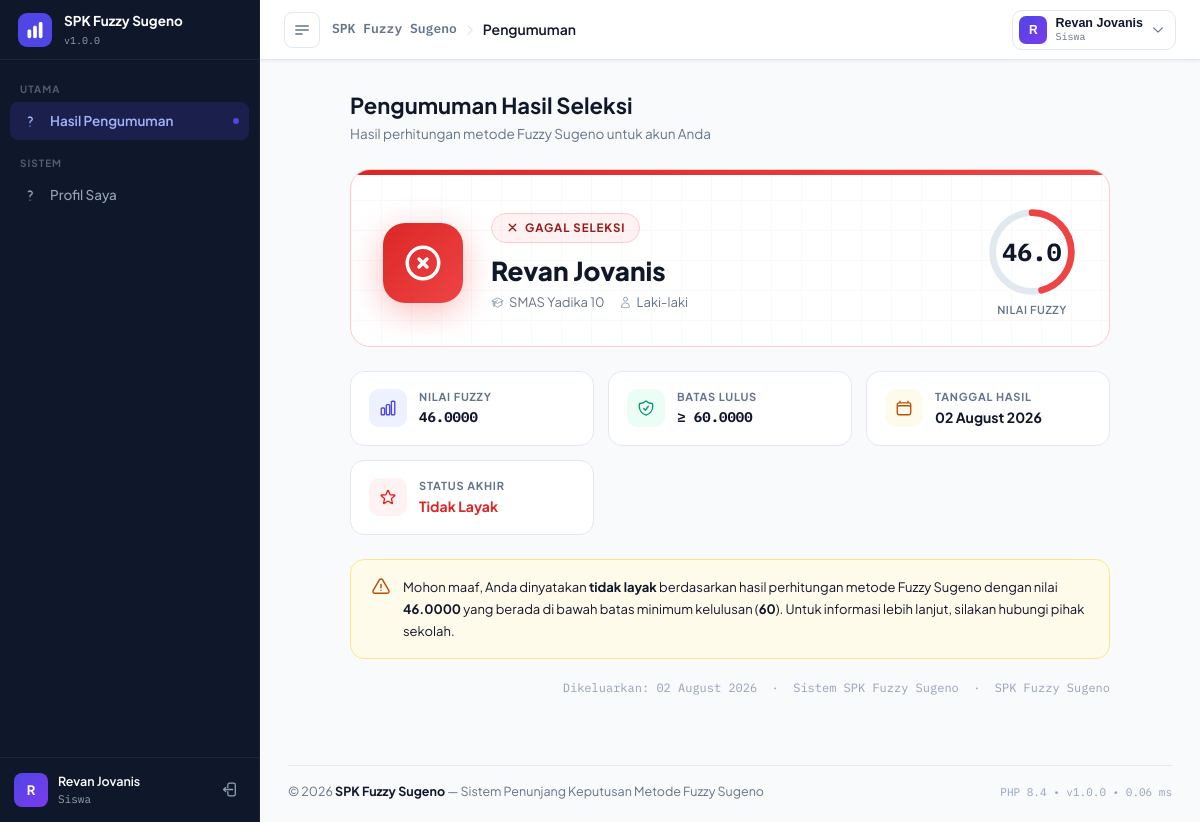
Page /app.php?page=pengumuman (signed in) on the committed database.
### tables this page shows
CREATE TABLE `hasil_perhitungan` (
  `id_hasil` bigint(100) NOT NULL,
  `id_siswa` int(11) NOT NULL,
  `nilai_defuzzifikasi` float NOT NULL,
  `kategori` varchar(100) NOT NULL,
  `tanggal_hitung` timestamp NOT NULL DEFAULT current_timestamp(),
  `id_user` int(11) DEFAULT NULL
);

CREATE TABLE `siswa` (
  `id_siswa` int(11) NOT NULL,
  `name` varchar(250) DEFAULT NULL,
  `email` varchar(100) DEFAULT NULL,
  `asal_sekolah` varchar(255) DEFAULT NULL,
  `jenis_kelamin` enum('L','P') NOT NULL,
  `tinggi_badan` int(11) DEFAULT NULL,
  `berat_badan` int(11) DEFAULT NULL
);

### pages/Pengumuman.php (the view, shortened to what this page needs)
<?php
require_once __DIR__ . '/../config/DBConfig.php';
$userEmail = $currentUser['email'] ?? 'Tidak Berhasil ambil email';
$stmt = $conn->prepare("
  SELECT hp.*, s.name AS name_siswa, s.asal_sekolah, s.jenis_kelamin
    FROM hasil_perhitungan hp
    JOIN siswa s ON s.id_siswa = hp.id_siswa
    WHERE s.email = :user_email LIMIT 1
");
$stmt->execute([':user_email' => $userEmail]);
$hasil = $stmt->fetch(PDO::FETCH_ASSOC);
$belumAda = empty($hasil);
if (!$belumAda) {
  $nilaiFuzzy = (float) $hasil['nilai_defuzzifikasi'];
  $isLulus = $nilaiFuzzy >= THRESHOLD_LULUS;
  $namaLengkap = htmlspecialchars($hasil['name_siswa']);
  $asalSekolah = htmlspecialchars($hasil['asal_sekolah']);
  $jenisKelamin = $hasil['jenis_kelamin'] === 'L' ? 'Laki-laki' : 'Perempuan';
  $tanggal = date('d F Y', strtotime($hasil['tanggal_hitung']));
}
?>
<div class="pengumuman-wrapper">
  <div class="page-header anim-1">
    <div>
      <h1 class="page-title">Pengumuman Hasil Seleksi</h1>
      <p class="page-subtitle">Hasil perhitungan metode Fuzzy Sugeno untuk akun Anda</p>
    </div>
  </div>
  <?php if ($belumAda): ?>
    <div class="result-hero is-pending anim-1">
      <div class="result-hero-accent"></div>
      <div class="pending-body">
        <svg xmlns="http://www.w3.org/2000/svg" fill="none" viewBox="0 0 24 24" stroke-width="1.5" stroke="currentColor">
          <path stroke-linecap="round" stroke-linejoin="round" d="M12 6v6h4.5m4.5 0a9 9 0 1 1-18 0 9 9 0 0 1 18 0Z" />
        </svg>
        <p class="pending-title">Hasil Belum Tersedia</p>
        <p class="pending-desc">
          Proses perhitungan seleksi untuk akun Anda belum selesai dilakukan.<br>
          Silakan hubungi administrator untuk informasi lebih lanjut.
        </p>
      </div>
    </div>
  <?php else: ?>
    <div class="result-hero <?= $isLulus ? 'is-lulus' : 'is-gagal' ?> anim-1">
      <div class="result-hero-accent"></div>
      <div class="result-hero-bg"></div>
      <div class="result-hero-body">
        <div class="result-icon-wrap">
          <?php if ($isLulus): ?>
            <svg xmlns="http://www.w3.org/2000/svg" fill="none" viewBox="0 0 24 24" stroke-width="2" stroke="currentColor">
              <path stroke-linecap="round" stroke-linejoin="round"
                d="M9 12.75 11.25 15 15 9.75M21 12a9 9 0 1 1-18 0 9 9 0 0 1 18 0Z" />
            </svg>
          <?php else: ?>
            <svg xmlns="http://www.w3.org/2000/svg" fill="none" viewBox="0 0 24 24" stroke-width="2" stroke="currentColor">
              <path stroke-linecap="round" stroke-linejoin="round"
                d="m9.75 9.75 4.5 4.5m0-4.5-4.5 4.5M21 12a9 9 0 1 1-18 0 9 9 0 0 1 18 0Z" />
            </svg>
          <?php endif; ?>
        </div>
        <div class="result-hero-text">
          <div class="result-status-badge">
            <?php if ($isLulus): ?>
              <svg xmlns="http://www.w3.org/2000/svg" fill="none" viewBox="0 0 24 24" stroke-width="2.5"
                stroke="currentColor">
                <path stroke-linecap="round" stroke-linejoin="round" d="m4.5 12.75 6 6 9-13.5" />
              </svg>
              LULUS SELEKSI
            <?php else: ?>
              <svg xmlns="http://www.w3.org/2000/svg" fill="none" viewBox="0 0 24 24" stroke-width="2.5"
                stroke="currentColor">
                <path stroke-linecap="round" stroke-linejoin="round" d="M6 18 18 6M6 6l12 12" />
              </svg>
              GAGAL SELEKSI
            <?php endif; ?>
          </div>
          <h2 class="result-hero-name"><?= $namaLengkap ?></h2>
          <div class="result-hero-meta">
            <span>
              <?= $asalSekolah ?>
            </span>
            <span>
              <?= $jenisKelamin ?>
            </span>
          </div>
        </div>
        <div class="result-score-wrap result-score-ring" id="scoreRingWrap">
          <?php
          $pct = min(100, max(0, $nilaiFuzzy));
          $circumf = 220;
          $dashOffset = $circumf - ($circumf * $pct / 100);
          ?>
          <svg class="score-ring-svg" viewBox="0 0 80 80">
            <circle class="score-ring-bg" cx="40" cy="40" r="35" />
            <circle class="score-ring-fill" cx="40" cy="40" r="35"
              style="--dash-offset: <?= $dashOffset ?>; stroke-dashoffset: <?= $circumf ?>;" id="scoreRingFill" />
            <text class="score-number" x="40" y="40"
              style="transform: rotate(90deg); transform-origin: 40px 40px; fill: var(--text);">
              <?= number_format($nilaiFuzzy, 1) ?>
            </text>
          </svg>
          <span class="score-label">Nilai Fuzzy</span>
        </div>
      </div>
    </div>
    <div class="info-row anim-2">
      <div class="info-chip">
        <div class="info-chip-icon">
        </div>
        <div>
          <div class="info-chip-label">Nilai Fuzzy</div>
          <div class="info-chip-value" style="font-family:'IBM Plex Mono',monospace;">
            <?= number_format($nilaiFuzzy, 4) ?>
          </div>
        </div>
      </div>
      <div class="info-chip">
        <div class="info-chip-icon" style="background:#ecfdf5; color:#059669;">
        </div>
        <div>
          <div class="info-chip-label">Batas Lulus</div>
          <div class="info-chip-value" style="font-family:'IBM Plex Mono',monospace;">
            ≥ <?= THRESHOLD_LULUS ?>.0000
          </div>
        </div>
      </div>
      <div class="info-chip">
        <div class="info-chip-icon" style="background:#fffbeb; color:#b45309;">
        </div>
        <div>
          <div class="info-chip-label">Tanggal Hasil</div>
          <div class="info-chip-value"><?= $tanggal ?></div>
        </div>
      </div>
      <div class="info-chip">
        <div class="info-chip-icon"
          style="background:<?= $isLulus ? '#ecfdf5; color:#059669' : '#fef2f2; color:#dc2626' ?>;">
        </div>
        <div>
          <div class="info-chip-label">Status Akhir</div>
          <div class="info-chip-value" style="color: <?= $isLulus ? '#059669' : '#dc2626' ?>;">
            <?= $isLulus ? 'Layak' : 'Tidak Layak' ?>
          </div>
        </div>
      </div>
    </div>
    <div class="notice-card <?= $isLulus ? 'is-lulus-notice' : '' ?> anim-4">
      <?php if ($isLulus): ?>
        <svg xmlns="http://www.w3.org/2000/svg" fill="none" viewBox="0 0 24 24" stroke-width="1.8" stroke="currentColor">
          <path stroke-linecap="round" stroke-linejoin="round"
            d="M11.48 3.499a.562.562 0 0 1 1.04 0l2.125 5.111a.563.563 0 0 0 .475.345l5.518.442c.499.04.701.663.321.988l-4.204 3.602a.563.563 0 0 0-.182.557l1.285 5.385a.562.562 0 0 1-.84.61l-4.725-2.885a.562.562 0 0 0-.586 0L6.982 20.54a.562.562 0 0 1-.84-.61l1.285-5.386a.562.562 0 0 0-.182-.557l-4.204-3.602a.562.562 0 0 1 .321-.988l5.518-.442a.563.563 0 0 0 .475-.345L11.48 3.5Z" />
        </svg>
        <div class="notice-card-text">
          <strong>Selamat!</strong> Anda dinyatakan <strong>layak</strong> berdasarkan hasil
          perhitungan metode Fuzzy Sugeno dengan nilai <strong><?= number_format($nilaiFuzzy, 4) ?></strong>
          yang melampaui batas minimum kelulusan (<strong><?= THRESHOLD_LULUS ?></strong>).
          Harap menunggu informasi lebih lanjut dari pihak sekolah.
        </div>
      <?php else: ?>
        <div class="notice-card-text">
          Mohon maaf, Anda dinyatakan <strong>tidak layak</strong> berdasarkan hasil
          perhitungan metode Fuzzy Sugeno dengan nilai <strong><?= number_format($nilaiFuzzy, 4) ?></strong>
          yang berada di bawah batas minimum kelulusan (<strong><?= THRESHOLD_LULUS ?></strong>).
          Untuk informasi lebih lanjut, silakan hubungi pihak sekolah.
        </div>
      <?php endif; ?>
    </div>
    <p class="date-stamp">
      Dikeluarkan: <?= $tanggal ?> &nbsp;·&nbsp;
      Sistem SPK Fuzzy Sugeno &nbsp;·&nbsp;
      <?= htmlspecialchars(APP_NAME ?? 'SPK') ?>
    </p>
  <?php endif; ?>
</div>

### assets/app.css (style rules this page uses)
*, *::before, *::after { box-sizing: border-box; margin: 0; padding: 0; }
:root { --primary: #4f46e5; --primary-hover: #4338ca; --primary-light: #eef2ff; --primary-glow: rgba(79, 70, 229, 0.15); --bg: #f8fafc; --surface: #ffffff; --surface-2: #f1f5f9; --border: #e2e8f0; --border-focus: #a5b4fc; --text: #0f172a; --text-muted: #64748b; --text-light: #94a3b8; --sidebar-bg: #0f172a; --sidebar-text: #94a3b8; --sidebar-hover: rgba(255, 255, 255, 0.06); --sidebar-active: #4f46e5; --sidebar-w: 260px; --sidebar-w-col: 64px; --header-h: 60px; --success: #10b981; --warning: #f59e0b; --danger: #ef4444; --info: #3b82f6; --radius: 10px; --radius-lg: 14px; --shadow-sm: 0 1px 3px rgba(0, 0, 0, 0.08); --shadow-md: 0 4px 20px rgba(0, 0, 0, 0.1); --transition: 0.2s ease; }
html { font-size: 15px; }
body { font-family: "Plus Jakarta Sans", system-ui, sans-serif; background: var(--bg); color: var(--text); line-height: 1.55; overflow-x: hidden; }
.page-header { display: flex; align-items: flex-start; justify-content: space-between; gap: 16px; margin-bottom: 24px; flex-wrap: wrap; }
.page-title { font-size: 22px; font-weight: 700; color: var(--text); }
.page-subtitle { font-size: 13.5px; color: var(--text-muted); margin-top: 2px; }

### rows in the picture
hasil_perhitungan: id_siswa.name "Revan Jovanis", id_siswa.asal_sekolah "SMAS Yadika 10", id_siswa.jenis_kelamin "Laki-laki", nilai_defuzzifikasi "46.0", nilai_defuzzifikasi "46.0000", tanggal_hitung "02 August 2026"

### other values in the picture
APP_NAME "SPK Fuzzy Sugeno"
APP_VERSION "1.0.0"
$group['group'] "UTAMA"
$item['label'] "Hasil Pengumuman"
$group['group'] "SISTEM"
$item['label'] "Profil Saya"
substr($currentUser['name'] ?? 'U', 0, 1) "R"
$currentUser['name'] "Revan Jovanis"
$currentUser['role'] "Siswa"
str_replace(['-', '/'], [' ', ' › '], $currentPage ?? 'Dashboard') "Pengumuman"
substr($currentUser['name'], 0, 1) "R"
THRESHOLD_LULUS "60"
PHP_MAJOR_VERSION "8"
PHP_MINOR_VERSION "4"
$genTime "0.06"
